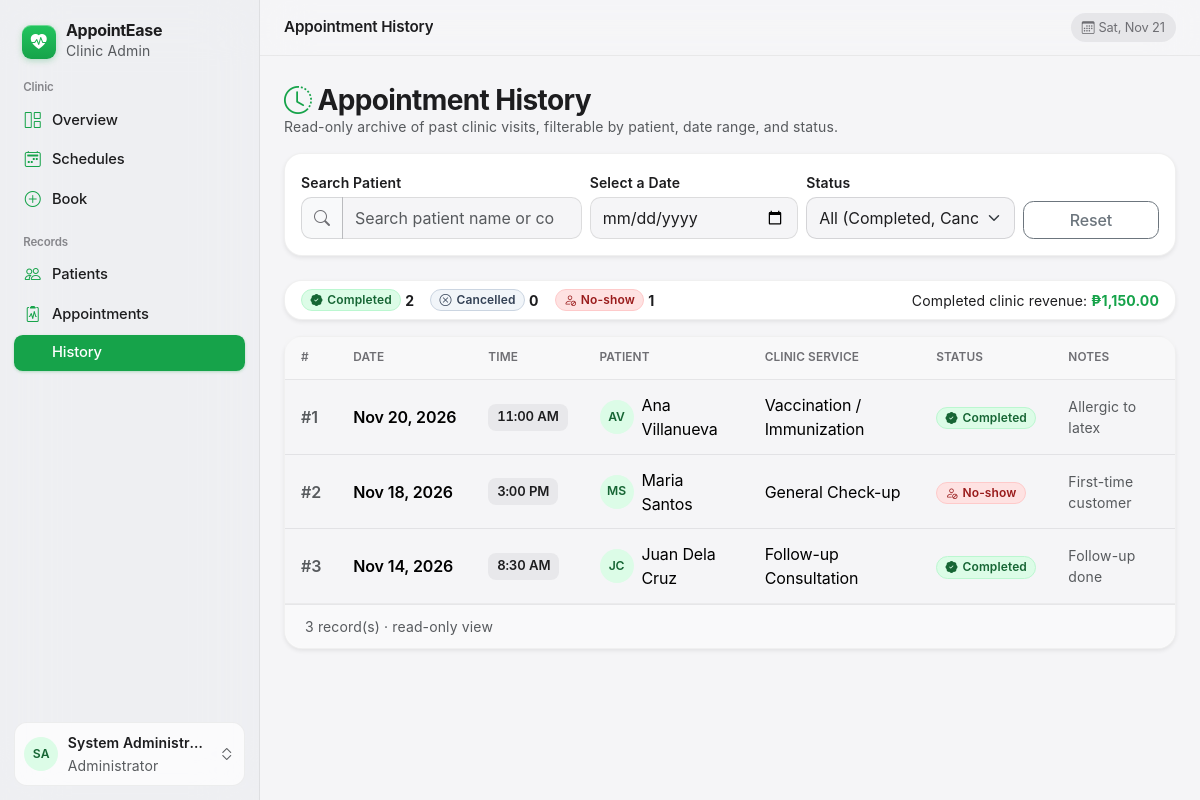
Screenshot of /history.php (signed in) with the database file from the repository.
### tables this page shows
CREATE TABLE appointments (
    id                INT UNSIGNED NOT NULL AUTO_INCREMENT,
    customer_id       INT UNSIGNED NOT NULL,
    service_id        INT UNSIGNED NOT NULL,
    appointment_date  DATE         NOT NULL,
    appointment_time  TIME         NOT NULL,
    status            ENUM('Pending','Confirmed','Completed','Cancelled','No-show')
                      NOT NULL DEFAULT 'Pending',
    notes             TEXT         NULL,
    created_at        DATETIME     NOT NULL DEFAULT CURRENT_TIMESTAMP,
    updated_at        DATETIME     NOT NULL DEFAULT CURRENT_TIMESTAMP ON UPDATE CURRENT_TIMESTAMP,
    PRIMARY KEY (id),
    KEY idx_appt_slot (appointment_date, appointment_time),
    KEY idx_appt_status (status),
    CONSTRAINT fk_appt_customer FOREIGN KEY (customer_id) REFERENCES customers(id)
        ON UPDATE CASCADE ON DELETE CASCADE,
    CONSTRAINT fk_appt_service  FOREIGN KEY (service_id)  REFERENCES services(id)
        ON UPDATE CASCADE ON DELETE RESTRICT
);

CREATE TABLE customers (
    id             INT UNSIGNED  NOT NULL AUTO_INCREMENT,
    full_name      VARCHAR(100)  NOT NULL,
    contact_number VARCHAR(20)   NOT NULL,
    email          VARCHAR(100)  NULL,
    notes          TEXT          NULL,
    is_active      TINYINT(1)    NOT NULL DEFAULT 1,  
    created_at     DATETIME      NOT NULL DEFAULT CURRENT_TIMESTAMP,
    PRIMARY KEY (id),
    KEY idx_customer_name (full_name)
);

CREATE TABLE services (
    id          INT UNSIGNED   NOT NULL AUTO_INCREMENT,
    name        VARCHAR(100)   NOT NULL,
    description VARCHAR(255)   NULL,
    price       DECIMAL(10,2)  NOT NULL DEFAULT 0.00,
    is_active   TINYINT(1)     NOT NULL DEFAULT 1,
    PRIMARY KEY (id)
);

### history.php (the view, shortened to what this page needs)
<?php
require_once 'includes/auth.php';
$historyStatuses = ['Completed', 'Cancelled', 'No-show'];
$filters = [
    'customer_id' => (int) ($_GET['customer_id'] ?? 0),
    'q'           => trim((string) ($_GET['q'] ?? '')),
    'date'        => (string) ($_GET['date'] ?? ''),
    'status'      => (string) ($_GET['status'] ?? ''),
];
$where  = ["a.status IN ('Completed', 'Cancelled', 'No-show')"];
$params = [];
$stmt = $pdo->prepare(
    'SELECT a.*, c.full_name, c.contact_number, c.notes AS customer_notes,
            s.name AS service_name, s.price
     FROM appointments a
     JOIN customers c ON c.id = a.customer_id
     JOIN services  s ON s.id = a.service_id
     WHERE ' . implode(' AND ', $where) . '
     ORDER BY a.appointment_date DESC, a.appointment_time DESC'
);
$stmt->execute($params);
$history = $stmt->fetchAll();
$summary = array_fill_keys($historyStatuses, 0);
$revenue = 0;
foreach ($history as $h) {
    if (isset($summary[$h['status']])) {
        $summary[$h['status']]++;
    }
    if ($h['status'] === 'Completed') {
        $revenue += $h['price'];
    }
}
require 'includes/header.php';
?>
<div class="mb-3">
    <h1 class="h3 mb-0">
        <i class="bi bi-clock-history text-primary" aria-hidden="true"></i> Appointment History
    </h1>
    <p class="text-muted small mb-0">Read-only archive of past clinic visits, filterable by patient, date range, and status.</p>
</div>
<div class="card shadow-sm mb-4 no-print">
    <div class="card-body">
        <form method="get" class="row g-2 align-items-end">
            <div class="col-md-4">
                <label for="histSearch" class="form-label small fw-semibold mb-1">Search Patient</label>
                <div class="input-group">
                    <span class="input-group-text"><i class="bi bi-search" aria-hidden="true"></i></span>
                    <input type="search" id="histSearch" name="q" class="form-control"
                           value="<?= e($filters['q']) ?>" placeholder="Search patient name or contact..."
                           onchange="this.form.submit()">
                </div>
            </div>
            <div class="col-md-3">
                <label for="histDate" class="form-label small fw-semibold mb-1">Select a Date</label>
                <input type="date" id="histDate" name="date" class="form-control" value="<?= e($filters['date']) ?>" onchange="this.form.submit()">
            </div>
            <div class="col-md-3">
                <label for="histStatus" class="form-label small fw-semibold mb-1">Status</label>
                <select id="histStatus" name="status" class="form-select" onchange="this.form.submit()">
                    <option value="">All (Completed, Cancelled, No-show)</option>
                </select>
            </div>
            <div class="col-md-2 d-flex">
                <a href="history.php" class="btn btn-outline-secondary w-100">Reset</a>
            </div>
        </form>
    </div>
</div>
<div class="card shadow-sm mb-3">
    <div class="card-body py-2 px-3 d-flex flex-wrap align-items-center gap-3">
        <?php foreach ($summary as $status => $count): ?>
            <span class="small d-inline-flex align-items-center gap-1"><?= status_badge($status) ?> <strong><?= $count ?></strong></span>
        <?php endforeach; ?>
        <span class="small ms-md-auto">Completed clinic revenue: <strong class="text-primary">₱<?= number_format($revenue, 2) ?></strong></span>
    </div>
</div>
<div class="card shadow-sm">
    <div class="table-responsive">
        <table class="table table-hover align-middle mb-0">
            <thead>
                <tr><th>#</th><th>Date</th><th>Time</th><th>Patient</th><th>Clinic Service</th><th>Status</th><th>Notes</th></tr>
            </thead>
            <tbody>
            <?php foreach ($history as $i => $h):
                $noteText = trim((string) ($h['notes'] ?? ''));
                if ($noteText === '') {
                    $noteText = trim((string) ($h['customer_notes'] ?? ''));
                }
            ?>
                <tr>
                    <td class="text-muted fw-semibold">#<?= $i + 1 ?></td>
                    <td class="text-nowrap fw-semibold"><?= format_date($h['appointment_date']) ?></td>
                    <td class="text-nowrap"><span class="time-chip"><?= format_time($h['appointment_time']) ?></span></td>
                    <td>
                        <div class="d-flex align-items-center gap-2">
                            <?= avatar_initials($h['full_name']) ?>
                            <span><?= e($h['full_name']) ?></span>
                        </div>
                    </td>
                    <td><?= e($h['service_name']) ?></td>
                    <td>
                        <a href="appointment_view.php?id=<?= $h['id'] ?>" class="text-decoration-none" title="View status timeline">
                            <?= status_badge($h['status']) ?>
                        </a>
                    </td>
                    <td class="small text-muted"><?= e($noteText) ?></td>
                </tr>
            <?php endforeach; ?>
            </tbody>
        </table>
    </div>
    <div class="card-footer small text-muted"><?= count($history) ?> record(s) &middot; read-only view</div>
</div>
<?php require 'includes/footer.php'; ?>

### includes/functions.php (shortened to what this page needs)
<?php
function e($value): string
{
    return htmlspecialchars((string) $value, ENT_QUOTES, 'UTF-8');
}
function format_time(string $time): string
{
    return date('g:i A', strtotime($time));
}
function format_date(string $date): string
{
    return date('M j, Y', strtotime($date));
}
function status_badge(string $status): string
{
    $meta = [
        'Pending'   => ['class' => 'status-pending',   'icon' => 'hourglass-split'],
        'Confirmed' => ['class' => 'status-confirmed', 'icon' => 'check2-circle'],
        'Completed' => ['class' => 'status-completed', 'icon' => 'patch-check-fill'],
        'Cancelled' => ['class' => 'status-cancelled', 'icon' => 'x-circle'],
        'No-show'   => ['class' => 'status-noshow',    'icon' => 'person-slash'],
    ];
    $m = $meta[$status] ?? ['class' => 'status-cancelled', 'icon' => 'circle'];
    return '<span class="badge status-pill ' . $m['class'] . '">'
         . '<i class="bi bi-' . $m['icon'] . '" aria-hidden="true"></i> '
         . e($status) . '</span>';
}
function avatar_initials(string $name): string
{
    $parts = preg_split('/\s+/', trim($name));
    $init  = mb_substr($parts[0] ?? '?', 0, 1) . (isset($parts[1]) ? mb_substr(end($parts), 0, 1) : '');
    return '<span class="avatar-chip" aria-hidden="true">' . e(mb_strtoupper($init)) . '</span>';
}

### assets/css/style.css (style rules this page uses)
:root { --brand-green: #16a34a; --brand-green-hover: #15803d; --brand-green-active: #166534; --brand-green-soft: #dcfce7; --brand-green-subtle: #f0fdf4; --brand-rgb: 22, 163, 74; --font-display: -apple-system, BlinkMacSystemFont, "SF Pro Display", "Segoe UI", system-ui, sans-serif; --font-text: -apple-system, BlinkMacSystemFont, "SF Pro Text", "Segoe UI", system-ui, sans-serif; --apple-canvas: #f5f5f7; --apple-grouped-bg: #ffffff; --apple-fill-tertiary: rgba(118, 118, 128, 0.12); --apple-separator: rgba(60, 60, 67, 0.1); --apple-ink: #1d1d1f; --apple-secondary: #6e6e73; --bs-primary: #16a34a; --bs-primary-rgb: 22, 163, 74; --bs-link-color: #15803d; --bs-link-hover-color: #166534; --bs-border-radius: 0.75rem; --bs-border-radius-lg: 1.125rem; --bs-body-bg: #f5f5f7; --bs-body-color: #1d1d1f; --ease-spring: cubic-bezier(0.22, 1, 0.36, 1); }
body { font-family: var(--font-text); font-optical-sizing: auto; font-size: 1rem; line-height: 1.5; letter-spacing: -0.008em; background-color: var(--apple-canvas); color: var(--apple-ink); min-height: 100vh; display: flex; flex-direction: column; -webkit-font-smoothing: antialiased; -moz-osx-font-smoothing: grayscale; }
h1, .h1, h2, .h2, h3, .h3, .apple-large-title, .apple-metric { font-family: var(--font-display); font-optical-sizing: auto; letter-spacing: -0.022em; line-height: 1.15; font-weight: 700; color: var(--apple-ink); text-wrap: balance; }
small, .small, .badge, .table thead th { letter-spacing: 0.01em; }
.card { border: 1px solid rgba(0, 0, 0, 0.06); border-radius: 1.125rem; background: var(--apple-grouped-bg); box-shadow: 0 2px 10px rgba(0, 0, 0, 0.03), 0 1px 2px rgba(0, 0, 0, 0.02); }
.card-footer { background: rgba(245, 245, 247, 0.6) !important; border-top: 1px solid var(--apple-separator); border-bottom-left-radius: 1.125rem !important; border-bottom-right-radius: 1.125rem !important; padding: 0.7rem 1.25rem; }
.avatar-chip { width: 34px; height: 34px; border-radius: 50%; background: var(--brand-green-soft); color: var(--brand-green-active); font-weight: 600; font-size: 0.76rem; display: inline-flex; align-items: center; justify-content: center; flex-shrink: 0; }
.time-chip { display: inline-flex; align-items: center; gap: 0.28rem; padding: 0.22rem 0.55rem; border-radius: 0.5rem; background: rgba(118, 118, 128, 0.1); color: var(--apple-ink); font-size: 0.82rem; font-weight: 600; font-variant-numeric: tabular-nums; }
.status-pill { display: inline-flex; align-items: center; gap: 0.3rem; font-weight: 600; font-size: 0.75rem; padding: 0.32em 0.7em; border-radius: 999px; white-space: nowrap; border: 1px solid transparent; }
.status-completed { background: #dcfce7; color: #166534; border-color: #bbf7d0; }
.status-cancelled { background: #f1f5f9; color: #334155; border-color: #cbd5e1; }
.status-noshow { background: #fee2e2; color: #991b1b; border-color: #fecaca; }
.btn, a, select, label.slot { cursor: pointer; }
.btn { border-radius: 0.65rem; font-weight: 500; transition: transform 100ms ease-out, background-color 180ms var(--ease-spring), border-color 180ms var(--ease-spring), box-shadow 180ms var(--ease-spring); }
.form-control, .form-select, .input-group-text { border-radius: 0.65rem; border-color: rgba(60, 60, 67, 0.18); padding-top: 0.5rem; padding-bottom: 0.5rem; }
.input-group-text { background-color: #f8f9fa; color: var(--apple-secondary); }
.table thead th { white-space: nowrap; font-size: 0.74rem; font-weight: 600; text-transform: uppercase; color: var(--apple-secondary); background-color: rgba(245, 245, 247, 0.7); border-bottom: 1px solid var(--apple-separator); padding: 0.75rem 1rem; }
.table tbody td { padding: 0.8rem 1rem; border-bottom-color: var(--apple-separator); }

### rows the page displays
appointments: appointment_date "Nov 20, 2026", appointment_time "11:00 AM", customer.full_name "AV", customer.full_name "Ana Villanueva", service.name "Vaccination / Immunization", status "Completed", customer.notes "Allergic to latex"
appointments: appointment_date "Nov 18, 2026", appointment_time "3:00 PM", customer.full_name "MS", customer.full_name "Maria Santos", service.name "General Check-up", status "No-show", customer.notes "First-time customer"
appointments: appointment_date "Nov 14, 2026", appointment_time "8:30 AM", customer.full_name "JC", customer.full_name "Juan Dela Cruz", service.name "Follow-up Consultation", status "Completed", notes "Follow-up done"

### other values shown
$section "Clinic"
$item['label'] "Overview"
$item['label'] "Schedules"
$item['label'] "Book"
$section "Records"
$item['label'] "Patients"
$item['label'] "Appointments"
$item['label'] "History"
mb_strtoupper($init) "SA"
$adminName "System Administr…"
$pageTitle "Appointment History"
$status "Completed"
$count "2"
$status "Cancelled"
$count "0"
